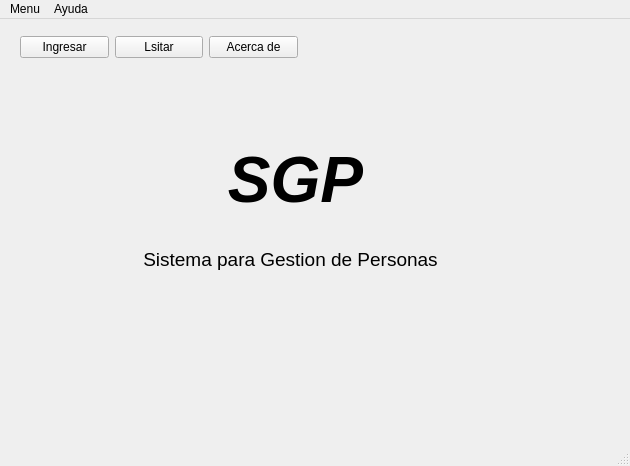
<?xml version="1.0" encoding="UTF-8"?>
<ui version="4.0">
 <class>MainWindow</class>
 <widget class="QMainWindow" name="MainWindow">
  <property name="geometry">
   <rect>
    <x>0</x>
    <y>0</y>
    <width>630</width>
    <height>466</height>
   </rect>
  </property>
  <property name="mouseTracking">
   <bool>false</bool>
  </property>
  <property name="windowTitle">
   <string>MainWindow</string>
  </property>
  <property name="layoutDirection">
   <enum>Qt::LeftToRight</enum>
  </property>
  <property name="animated">
   <bool>false</bool>
  </property>
  <widget class="QWidget" name="centralwidget">
   <widget class="QLabel" name="label">
    <property name="enabled">
     <bool>true</bool>
    </property>
    <property name="geometry">
     <rect>
      <x>180</x>
      <y>110</y>
      <width>231</width>
      <height>101</height>
     </rect>
    </property>
    <property name="minimumSize">
     <size>
      <width>231</width>
      <height>71</height>
     </size>
    </property>
    <property name="font">
     <font>
      <pointsize>48</pointsize>
      <weight>75</weight>
      <italic>true</italic>
      <bold>true</bold>
     </font>
    </property>
    <property name="text">
     <string>SGP</string>
    </property>
    <property name="textFormat">
     <enum>Qt::PlainText</enum>
    </property>
    <property name="scaledContents">
     <bool>true</bool>
    </property>
    <property name="alignment">
     <set>Qt::AlignCenter</set>
    </property>
   </widget>
   <widget class="QLabel" name="label_2">
    <property name="enabled">
     <bool>true</bool>
    </property>
    <property name="geometry">
     <rect>
      <x>120</x>
      <y>190</y>
      <width>341</width>
      <height>101</height>
     </rect>
    </property>
    <property name="minimumSize">
     <size>
      <width>231</width>
      <height>71</height>
     </size>
    </property>
    <property name="font">
     <font>
      <pointsize>14</pointsize>
      <weight>50</weight>
      <italic>false</italic>
      <bold>false</bold>
     </font>
    </property>
    <property name="text">
     <string>Sistema para Gestion de Personas</string>
    </property>
    <property name="textFormat">
     <enum>Qt::PlainText</enum>
    </property>
    <property name="scaledContents">
     <bool>true</bool>
    </property>
    <property name="alignment">
     <set>Qt::AlignCenter</set>
    </property>
   </widget>
   <widget class="QWidget" name="">
    <property name="geometry">
     <rect>
      <x>20</x>
      <y>10</y>
      <width>278</width>
      <height>36</height>
     </rect>
    </property>
    <layout class="QGridLayout" name="gridLayout">
     <item row="0" column="0">
      <widget class="QPushButton" name="btnIngresar">
       <property name="text">
        <string>Ingresar</string>
       </property>
      </widget>
     </item>
     <item row="0" column="1">
      <widget class="QPushButton" name="btnListar">
       <property name="text">
        <string>Lsitar</string>
       </property>
      </widget>
     </item>
     <item row="0" column="2">
      <widget class="QPushButton" name="btnAcercaDe">
       <property name="text">
        <string>Acerca de</string>
       </property>
      </widget>
     </item>
    </layout>
   </widget>
  </widget>
  <widget class="QMenuBar" name="menubar">
   <property name="geometry">
    <rect>
     <x>0</x>
     <y>0</y>
     <width>630</width>
     <height>30</height>
    </rect>
   </property>
   <widget class="QMenu" name="menuMenu">
    <property name="title">
     <string>Menu</string>
    </property>
    <addaction name="actionIngresar_Datos"/>
    <addaction name="actionListar_Datos"/>
    <addaction name="separator"/>
    <addaction name="actionSalir"/>
   </widget>
   <widget class="QMenu" name="menuAyuda">
    <property name="title">
     <string>Ayuda</string>
    </property>
    <addaction name="actionAcerca_de"/>
   </widget>
   <addaction name="menuMenu"/>
   <addaction name="menuAyuda"/>
  </widget>
  <widget class="QStatusBar" name="statusbar"/>
  <action name="actionIngresar_Datos">
   <property name="text">
    <string>Ingresar Datos</string>
   </property>
  </action>
  <action name="actionListar_Datos">
   <property name="text">
    <string>Listar Datos</string>
   </property>
  </action>
  <action name="actionSalir">
   <property name="text">
    <string>Salir</string>
   </property>
  </action>
  <action name="actionAcerca_de">
   <property name="text">
    <string>Acerca de...</string>
   </property>
  </action>
  <action name="actionToolIngresar">
   <property name="icon">
    <iconset theme="list-add"/>
   </property>
   <property name="text">
    <string>ToolIngresar</string>
   </property>
  </action>
  <action name="actionToolListar">
   <property name="icon">
    <iconset theme="document-print-preview">
     <normaloff>../../../</normaloff>../../../</iconset>
   </property>
   <property name="text">
    <string>ToolListar</string>
   </property>
  </action>
  <action name="actionToolAcercaDe">
   <property name="icon">
    <iconset theme="help-about">
     <normaloff>../../../</normaloff>../../../</iconset>
   </property>
   <property name="text">
    <string>AcercaDe</string>
   </property>
   <property name="toolTip">
    <string>Acerca de</string>
   </property>
  </action>
 </widget>
 <resources/>
 <connections/>
</ui>
